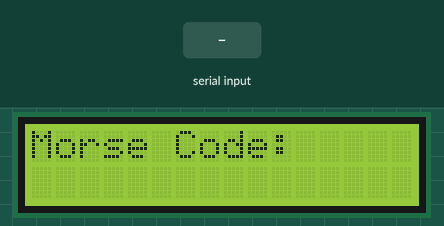
Bench run of a sketch on a simulated Arduino Uno, built with avr-gcc and run on an emulated ATmega328P. Parts: 16×2 character LCD. The inputs (shaded band) are chosen by the test bench.

Above: at 0.1 s.
3.3 s: "1\n" received over Serial
At 3.9 s:
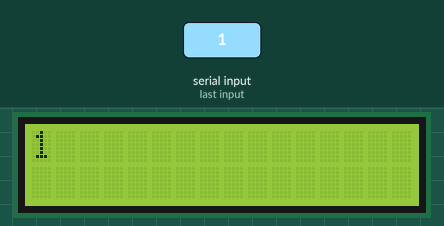
Timing chart, 0 to 6.3 s (numbered marks = the images above; inputs shaded):
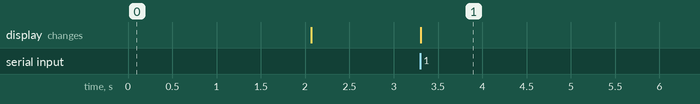

The sketch:

sketch_morse-code.ino
```cpp
#include <LiquidCrystal.h>

const int rs = 12, en = 11, d4 = 5, d5 = 4, d6 = 3, d7 = 2;
LiquidCrystal lcd(rs, en, d4, d5, d6, d7);

// Define the mapping of characters to Morse code
const char* morseCode[] = {
  ".-",   // A
  "-...", // B
  "-.-.", // C
  "-..",  // D
  ".",    // E
  "..-.", // F
  "--.",  // G
  "....", // H
  "..",   // I
  ".---", // J
  "-.-",  // K
  ".-..", // L
  "--",   // M
  "-.",   // N
  "---",  // O
  ".--.", // P
  "--.-", // Q
  ".-.",  // R
  "...",  // S
  "-",    // T
  "..-",  // U
  "...-", // V
  ".--",  // W
  "-..-", // X
  "-.--", // Y
  "--.."  // Z
};

void setup() {
  lcd.begin(16, 2);  // Initialize the LCD display

  lcd.print("Morse Code:");
  delay(2000);
  lcd.clear();

  Serial.begin(9600);  // Initialize serial communication
}

void loop() {
  if (Serial.available() > 0) {
    String input = Serial.readStringUntil('\n');
    input.toUpperCase();

    lcd.clear();
    lcd.setCursor(0, 0);
    lcd.print(input);  // Display the input string

    lcd.setCursor(0, 1);
    for (size_t i = 0; i < input.length(); i++) {
      char c = input.charAt(i);
      if (c >= 'A' && c <= 'Z') {
        int index = c - 'A';
        lcd.print(morseCode[index]);  // Display the corresponding Morse code
        lcd.print(" ");
      }
    }

    delay(5000);  // Wait for 5 seconds before clearing the LCD
    //lcd.clear();
  }
}
```

Measured:
- after the input at 3.3 s, the display: changes at once (image 1)
